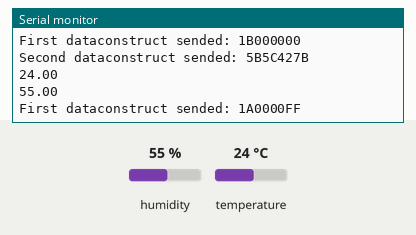
Recording of a sketch running on a simulated Arduino Uno, built with avr-gcc and run on an emulated ATmega328P. Parts: the last lines printed to the serial monitor. The test bench sets the inputs (shaded band); at power-on: humidity 55 %, temperature 24 °C.

Above: at 7.6 s.
7.7 s: humidity set to 22 %
At 9.4 s:
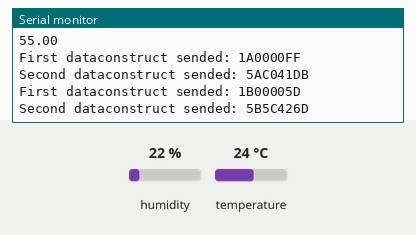
15.3 s: temperature set to 12 °C
At 16.7 s:
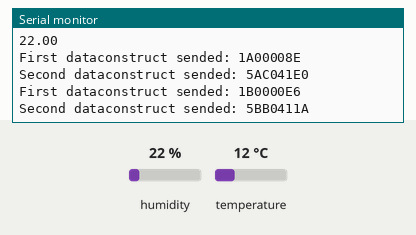
22.9 s: humidity set to 40 %
At 30.2 s:
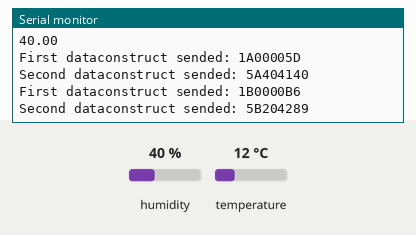
30.5 s: temperature set to 28 °C
At 34.44 s:
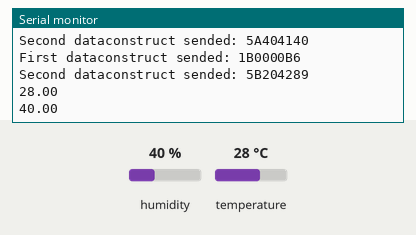
38.1 s: humidity set to 68 %
At 41.71 s:
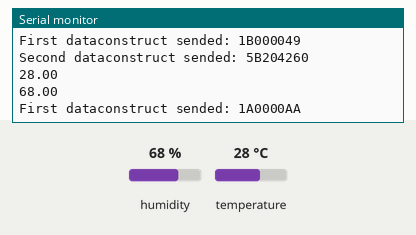
49.7 s: temperature set to 19 °C
At 49.7 s:
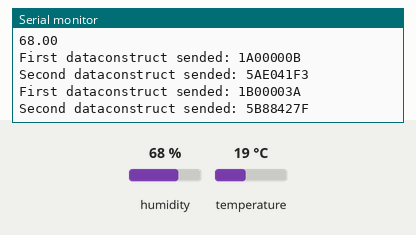
Timing chart, 0 to 52.7 s (numbered marks = the images above; inputs shaded):
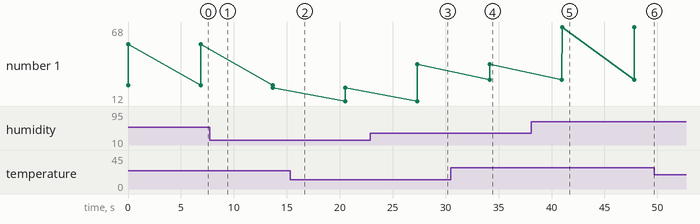

Measured:
- after the input at 22.9 s, the serial monitor: prints a new line after 4.4 s (image 3)
- after the input at 30.5 s, the serial monitor: prints a new line after 3.7 s (image 4)
- after the input at 38.1 s, the serial monitor: prints a new line after 2.9 s (image 5)
- plotted number 1: 55 → 22 after the input at 7.7 s, 22 → 40 after the input at 22.9 s, 40 → 68 after the input at 38.1 s

The sketch:

ArduinoScript.ino
```cpp
#include <RCSwitch.h>
#include <DHT.h>

using namespace std;

//max 111111 = 63
#define HUMIDITY_DEVICE_ID 27
#define TEMPERATURE_DEVICE_ID 26

#define TRANSMIT_PIN 10

#define DHT_PIN 2
#define DHT_TYPE DHT11

#define FIELD 28841
#define PRIVATE_KEY 22487
#define PUBLIC_KEY 14423

RCSwitch mySwitch = RCSwitch();

DHT dht(DHT_PIN, DHT_TYPE);

struct DeviceHashes {
  byte humidityHash = 0;
  byte temperatureHash = 1;
} deviceHashes;

unsigned long power(unsigned long int base, unsigned int expo, unsigned int mod) {
  unsigned long test;
  for (test = 1; expo; expo >>= 1) {
    if (expo & 1)
      test = (test * base) % mod;
    base = (base * base) % mod;
  }
  return test;
}

unsigned char lowbias32(unsigned long int x) {
  x ^= x >> 16;
  x *= 0x7feb352dU;
  x ^= x >> 15;
  x *= 0x846ca68bU;
  x ^= x >> 16;
  return (unsigned char)x;
}

unsigned long int data_construct(byte messageNumber, byte deviceID, unsigned int data) {
  unsigned long construct = 0x0;

  byte header = 0;
  header |= messageNumber;
  header <<= 6;
  header |= deviceID;

  construct |= header;
  construct <<= 16;
  construct |= data;
  construct <<= 8;
  return construct;
}

void send_float(byte deviceID, float *data, byte *deviceHash) {
  unsigned int firstPart = 0, secondPart = 0;
  byte *floatBytePtr = (byte *)(void *)data;

  firstPart |= floatBytePtr[0];
  firstPart <<= 8;
  firstPart |= floatBytePtr[1];

  secondPart |= floatBytePtr[2];
  secondPart <<= 8;
  secondPart |= floatBytePtr[3];

  unsigned long firstDataConstruct = data_construct(0, deviceID, firstPart);
  unsigned long secondDataConstruct = data_construct(1, deviceID, secondPart);

  firstDataConstruct |= *deviceHash;
  *deviceHash = lowbias32(firstDataConstruct);
  secondDataConstruct |= *deviceHash;
  *deviceHash = lowbias32(secondDataConstruct);

  mySwitch.send(firstDataConstruct, 32);
  Serial.print("First dataconstruct sended: ");
  Serial.println(firstDataConstruct, HEX);

  mySwitch.send(secondDataConstruct, 32);
  Serial.print("Second dataconstruct sended: ");
  Serial.println(secondDataConstruct, HEX);
}

void setup() {
  Serial.begin(9600);
  mySwitch.enableTransmit(TRANSMIT_PIN);
  mySwitch.setRepeatTransmit(4);
  dht.begin();
}

void loop() {
  float temperature = dht.readTemperature();
  float humidity = dht.readHumidity();
  Serial.println(temperature);
  Serial.println(humidity);
  if (!isnan(temperature)) send_float(TEMPERATURE_DEVICE_ID, &temperature, &deviceHashes.temperatureHash);
  if (!isnan(humidity)) send_float(HUMIDITY_DEVICE_ID, &humidity, &deviceHashes.humidityHash);

  delay(5000);
}
```
